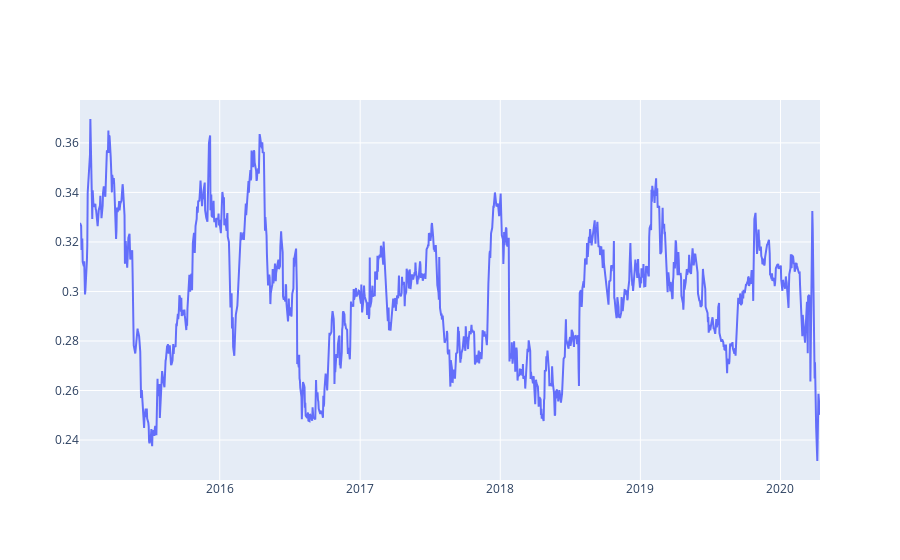
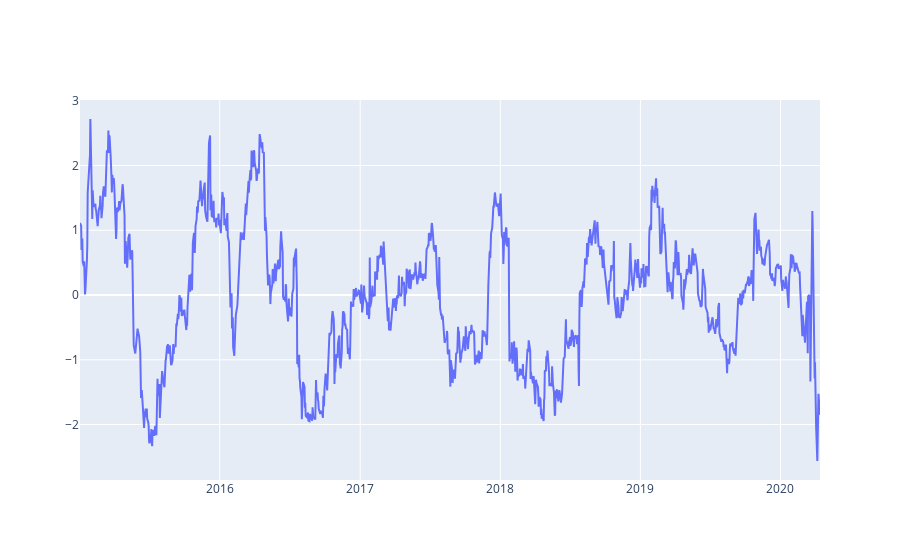
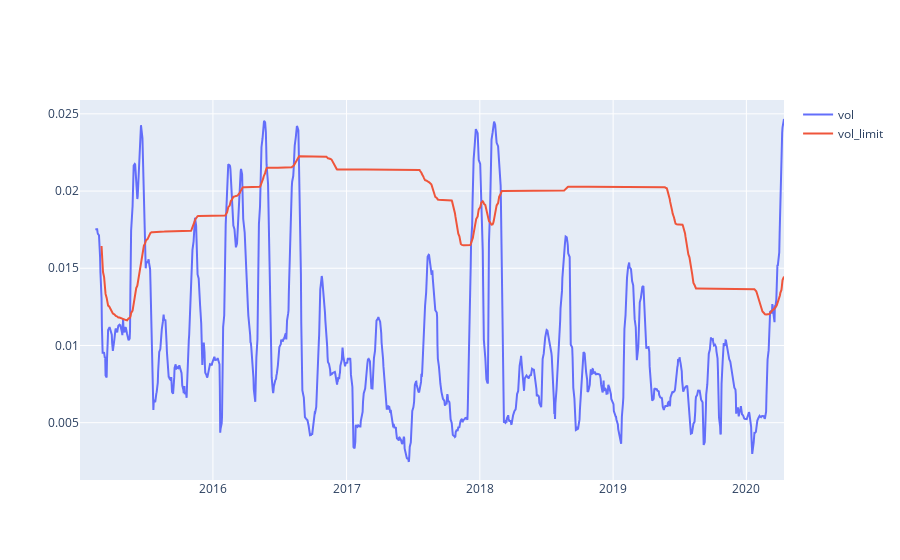
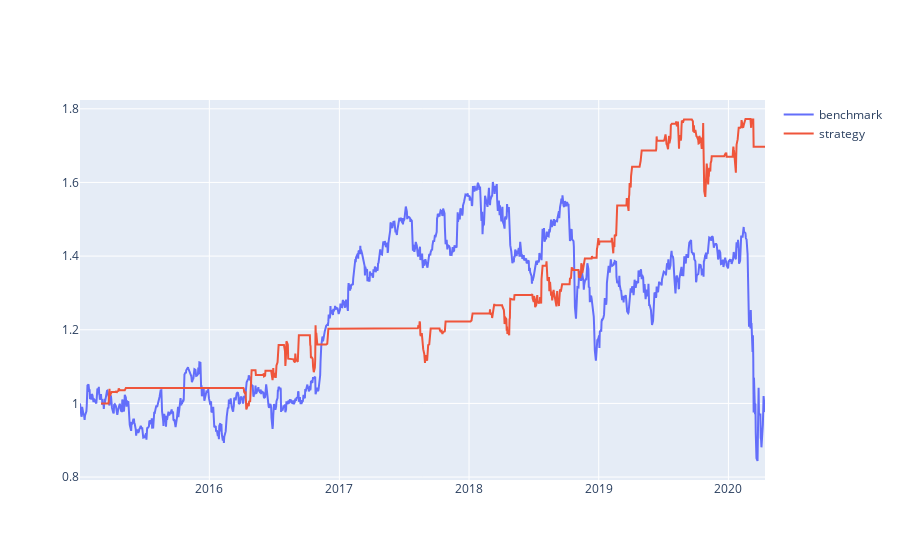

These figures' notebook cell, in order:
### Code cell
portfolio, mavg_zscore = algos.pair_trade_with_zscore_limit(settings, quotes)

### Figure 1 — Plotly figure (JSON) as saved in the notebook; plotly's stock layout.template omitted (floating-point values rounded to 4 significant figures; data arrays with more than 128 entries replaced by an {"elided": "..."} marker saying what was removed)
{"data": [{"mode": "lines", "name": "ratios", "type": "scatter", "x": {"elided": "1328 str values"}, "y": {"elided": "1328 float values"}}], "layout": {}}

### Figure 2 — Plotly figure (JSON) as saved in the notebook; plotly's stock layout.template omitted (floating-point values rounded to 4 significant figures; data arrays with more than 128 entries replaced by an {"elided": "..."} marker saying what was removed)
{"data": [{"mode": "lines", "name": "zscore", "type": "scatter", "x": {"elided": "1328 str values"}, "y": {"elided": "1328 float values"}}], "layout": {}}

### Figure 3 — Plotly figure (JSON) as saved in the notebook; plotly's stock layout.template omitted (floating-point values rounded to 4 significant figures; data arrays with more than 128 entries replaced by an {"elided": "..."} marker saying what was removed)
{"data": [{"mode": "lines", "name": "vol", "type": "scatter", "x": {"elided": "1328 str values"}, "y": {"elided": "1328 float values"}}, {"mode": "lines", "name": "vol_limit", "type": "scatter", "x": {"elided": "1328 str values"}, "y": {"elided": "1328 float values"}}], "layout": {}}

### Figure 4 — Plotly figure (JSON) as saved in the notebook; plotly's stock layout.template omitted (floating-point values rounded to 4 significant figures; data arrays with more than 128 entries replaced by an {"elided": "..."} marker saying what was removed)
{"data": [{"mode": "lines", "name": "benchmark", "type": "scatter", "x": {"elided": "1328 str values"}, "y": {"elided": "1328 float values"}}, {"mode": "lines", "name": "strategy", "type": "scatter", "x": {"elided": "1325 str values"}, "y": {"elided": "1325 float values"}}], "layout": {}}
